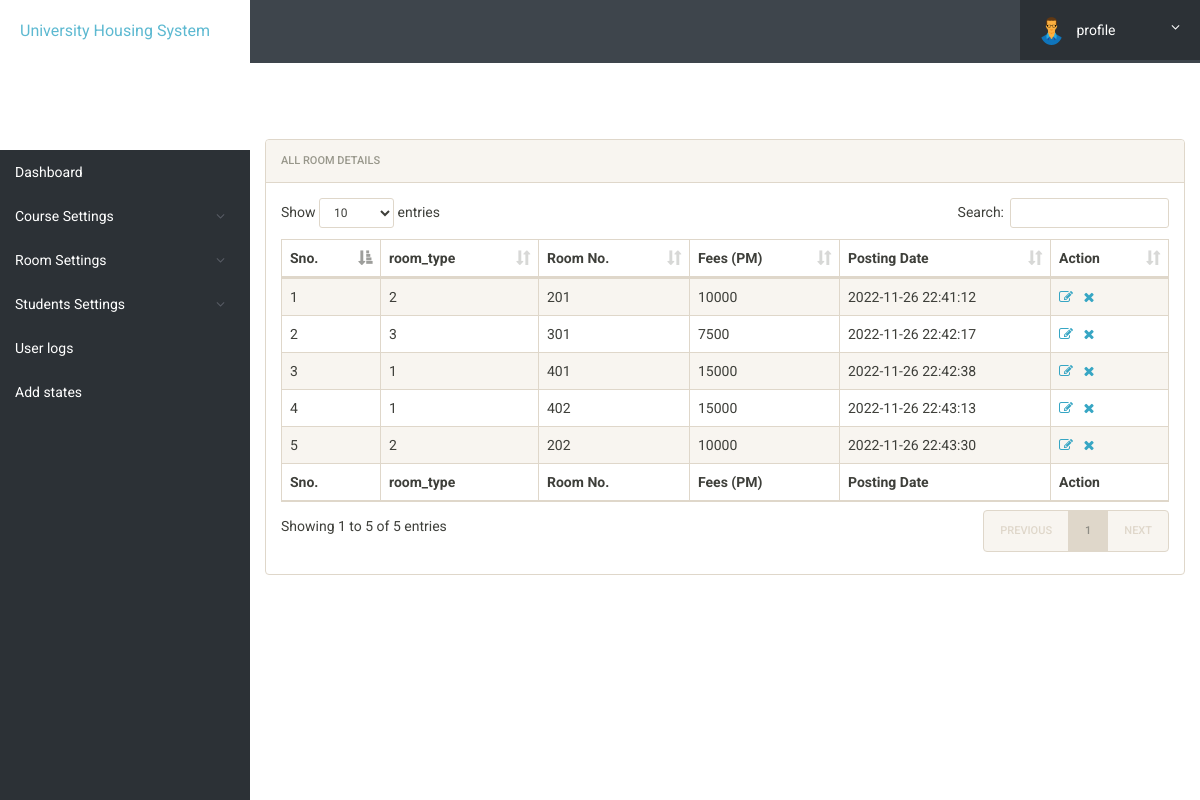
The page /admin/manage-rooms.php (signed in) on the database its author committed.
### tables this page shows
CREATE TABLE `rooms` (
  `id` int(11) NOT NULL,
  `room_type` varchar(11) NOT NULL,
  `room_no` int(11) NOT NULL,
  `fees` int(11) NOT NULL,
  `posting_date` timestamp NOT NULL DEFAULT current_timestamp()
);

### admin/manage-rooms.php (the view, shortened to what this page needs)
<?php
include('includes/config.php');
?>
<!doctype html>
<html lang="en" class="no-js">
    <head>
        <?php include("includes/head.php") ?>
    </head>
    <body>
        <?php include('includes/header.php');?>
        <div class="ts-main-content">
            <?php include('includes/sidebar.php');?>
            <div class="content-wrapper">
                <div class="container-fluid">
                    <div class="row">
                        <div class="col-md-12" style="margin-top:90px;">
                            <div class="panel panel-default" style="margin-top: 4px;">
                                <div class="panel-heading">All Room Details</div>
                                <div class="panel-body">
                                    <table id="zctb" class="display table table-striped table-bordered table-hover"
                                        cellspacing="0" width="100%">
                                        <thead>
                                            <tr>
                                                <th>Sno.</th>
                                                <th>room_type</th>
                                                <th>Room No.</th>
                                                <th>Fees (PM) </th>
                                                <th>Posting Date </th>
                                                <th>Action</th>
                                            </tr>
                                        </thead>
                                        <tfoot>
                                            <tr>
                                                <th>Sno.</th>
                                                <th>room_type</th>
                                                <th>Room No.</th>
                                                <th>Fees (PM) </th>
                                                <th>Posting Date </th>
                                                <th>Action</th>
                                            </tr>
                                        </tfoot>
                                        <tbody>
                                            <?php
										$ret="select * from rooms";
										$stmt= $mysqli->prepare($ret) ;
										$stmt->execute() ;
										$res=$stmt->get_result();
										$cnt=1;
										while($row=$res->fetch_object())
											{
												?>
                                            <tr>
                                                <td><?php echo $cnt;;?></td>
                                                <td><?php echo $row->room_type;?></td>
                                                <td><?php echo $row->room_no;?></td>
                                                <td><?php echo $row->fees;?></td>
                                                <td><?php echo $row->posting_date;?></td>
                                                <td><a href="edit-room.php?id=<?php echo $row->id;?>"><i
                                                            class="fa fa-edit"></i></a>&nbsp;&nbsp;
                                                    <a href="manage-rooms.php?del=<?php echo $row->id;?>"
                                                        onclick="return confirm(" are you sure you want to
                                                        delete?");"><i class="fa fa-close"></i></a>
                                                </td>
                                            </tr>
                                            <?php
									$cnt=$cnt+1;
									 } ?>
                                        </tbody>
                                    </table>
                                </div>
                            </div>
                        </div>
                    </div>
                </div>
            </div>
        </div>
    </body>
</html>

### admin/includes/head.php (shortened to what this page needs)
<link rel="stylesheet" href="css/font-awesome.min.css">
<link rel="stylesheet" href="css/bootstrap.min.css">
<link rel="stylesheet" href="css/dataTables.bootstrap.min.css">>
<link rel="stylesheet" href="css/bootstrap-social.css">
<link rel="stylesheet" href="css/bootstrap-select.css">
<link rel="stylesheet" href="css/fileinput.min.css">
<link rel="stylesheet" href="css/awesome-bootstrap-checkbox.css">
<link rel="stylesheet" href="css/style.css">

### admin/includes/header.php (shortened to what this page needs)
<div class="brand clearfix">
    <a href="index.php" class="logo" style="font-size:16px;background-color:white;">University Housing System</a>
    <ul class="ts-profile-nav">
        <li class="ts-account">
            <a href="#"><img src="img/avatar.png" class="ts-avatar hidden-side" alt=""> profile <i
                    class="fa fa-angle-down hidden-side"></i></a>
        </li>
    </ul>
</div>

### admin/includes/sidebar.php (shortened to what this page needs)
<nav class="ts-sidebar" style="margin-top:90px;">
    <ul class="ts-sidebar-menu">
        <li><a href="dashboard.php"> Dashboard</a></li>
        <li><a href="#"> Course Settings</a>
        </li>
        <li><a href="#">Room Settings</a>
        </li>
        <li><a href="#">Students Settings</a>
        </li>
        <li><a href="access-log.php">User logs</a></li>
        <li><a href="createstate.php">Add states</a></li>
    </ul>
</nav>

### admin/css/style.css (style rules this page uses)
html { font-size: 14px; }
@media only screen and (min-width: 480px) { html { font-size: 17px; } }
@media only screen and (min-width: 768px) { html { font-size: 14px; } }
body { font-size: 1em; }
a { color: #37a6c4; }
.panel { overflow: hidden; }
ul, li { margin: 0; padding: 0; list-style: none; }
.brand { background: #3e454c; position: relative; z-index: 3; position: fixed; width: 100%; top: 0; }
.brand .logo { box-sizing: border-box; padding: 20px; float: left; display: block; width: 200px; }
@media only screen and (min-width: 992px) { .brand .logo { width: 250px; } }
.brand .ts-profile-nav { float: right; display: none; }
.brand .ts-profile-nav li { float: left; position: relative; }
.brand .ts-profile-nav li a { display: block; padding: 20px; color: #fff; }
.brand .ts-profile-nav .ts-account .fa-angle-down { float: right; }
.brand .ts-profile-nav .ts-account > a { width: 180px; background: #2c3136; }
.brand .ts-profile-nav .ts-account .ts-avatar { border-radius: 50%; height: 28px; margin: -10px 0; margin-right: 10px; }
@media only screen and (min-width: 992px) { .brand .ts-profile-nav { display: block; } }
.ts-sidebar { background: #2c3136; max-height: 0; transition: max-height 0.3s; overflow: hidden; position: fixed; z-index: 2; width: 100%; bottom: 0; top: 60px; overflow-y: auto; }
@media only screen and (min-width: 992px) { .ts-sidebar { max-height: 100%; bottom: 0; } }
.ts-sidebar-menu a { display: block; text-decoration: none; padding: 12px 15px; color: #fff; }
.ts-sidebar-menu li { position: relative; }
.ts-main-content .content-wrapper { padding-top: 15px; margin-top: 10px; }
@media only screen and (min-width: 992px) { .ts-main-content .ts-sidebar { width: 250px; float: left; } }
@media only screen and (min-width: 992px) { .ts-main-content .content-wrapper { margin-left: 250px; } }

### rows shown on the page
rooms: room_type "2", room_no "201", fees "10000", posting_date "2022-11-26 22:41:12"
rooms: room_type "3", room_no "301", fees "7500", posting_date "2022-11-26 22:42:17"
rooms: room_type "1", room_no "401", fees "15000", posting_date "2022-11-26 22:42:38"
rooms: room_type "1", room_no "402", fees "15000", posting_date "2022-11-26 22:43:13"
rooms: room_type "2", room_no "202", fees "10000", posting_date "2022-11-26 22:43:30"
